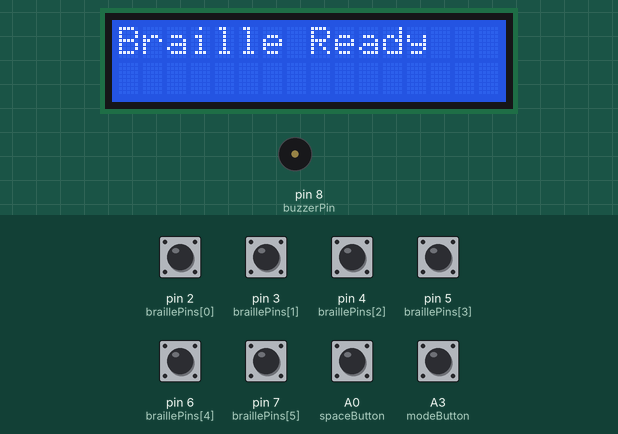
A sketch run on a simulated Arduino Uno, built with avr-gcc and run on an emulated ATmega328P. Shown: 16×2 character LCD, buzzer (waves = sounding, pin HIGH). The inputs (shaded band) are chosen by the test bench; at power-on: A0 (spaceButton), A3 (modeButton), pin 2 (braillePins[0]), pin 3 (braillePins[1]), pin 4 (braillePins[2]), pin 5 (braillePins[3]), pin 6 (braillePins[4]), pin 7 (braillePins[5]) HIGH. What the sketch prints to the serial monitor is not drawn.

Above: at 0.1 s.
2.9 s: pin 2 (braillePins[0]) pulled LOW for 0.15 s
At 4.4 s:
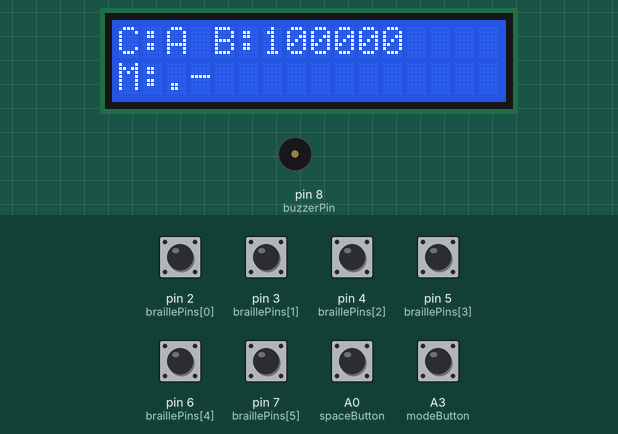
5.3 s: pin 3 (braillePins[1]) pulled LOW for 1 s
At 6.0 s:
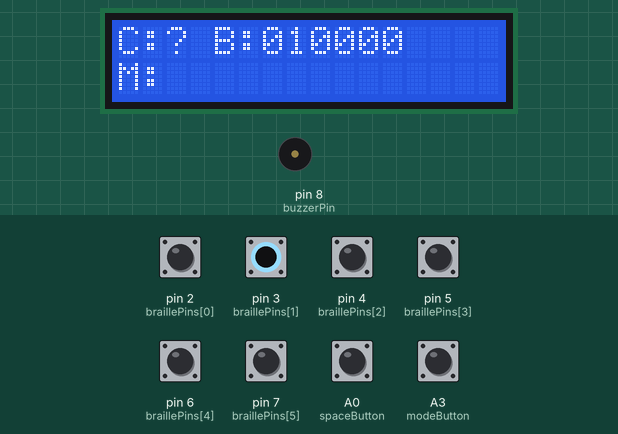
7.8 s: A3 (modeButton) pulled LOW for 0.15 s
At 9.8 s:
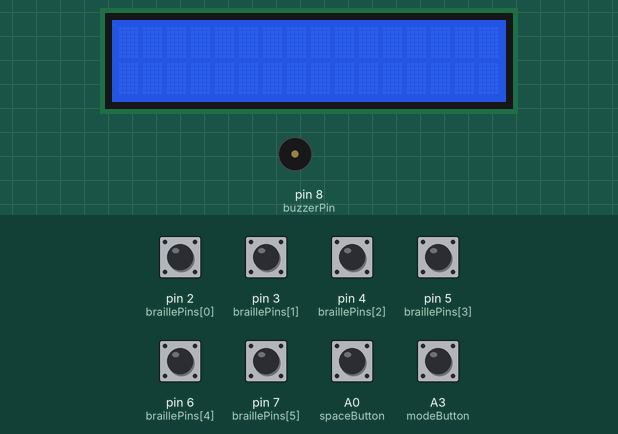
10.1 s: pin 2 (braillePins[0]) pulled LOW for 1 s
At 13.9 s:
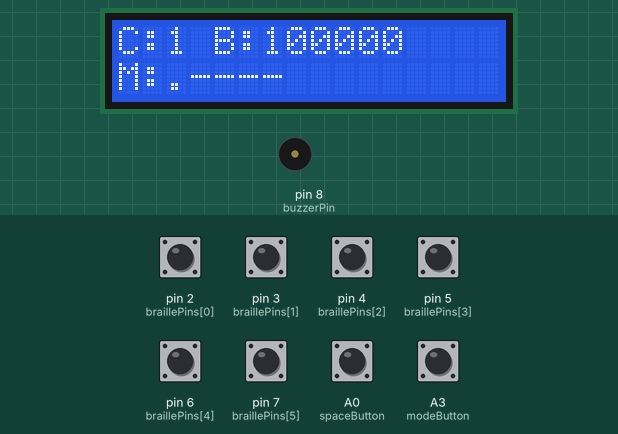
Timing chart, 0 to 15.4 s (numbered marks = the images above; inputs shaded):
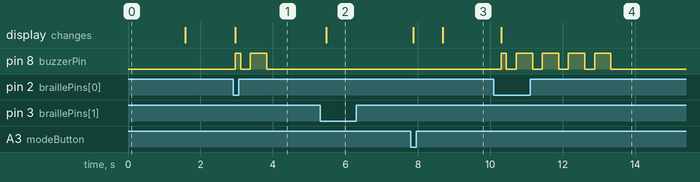

The sketch:

braille_to_text.ino
```cpp
// ==========================================================
// BRAILLE TO TEXT CONVERTER (LOOKUP TABLE + MULTI-MODE VERSION)
// ==========================================================

#include <Wire.h>
#include <LiquidCrystal_I2C.h>

LiquidCrystal_I2C lcd_27(0x27, 16, 2);
LiquidCrystal_I2C lcd_3F(0x3F, 16, 2);
LiquidCrystal_I2C *lcd = nullptr;

// --- Pin Definitions ---
const int braillePins[6] = {2, 3, 4, 5, 6, 7};
const int buzzerPin = 8;
const int spaceButton = A0;
const int modeButton = A3;

String buffer = "";
int mode = 0; // 0 = Letters, 1 = Numbers, 2 = Symbols

// --------------------------
// Character sets
// --------------------------
const char letters[] = {
  'A','B','C','D','E','F','G','H','I','J',
  'K','L','M','N','O','P','Q','R','S','T',
  'U','V','W','X','Y','Z'
};
const int brailleLetters[] = {
  0b100000,0b110000,0b100100,0b100110,0b100010,
  0b110100,0b110110,0b110010,0b010100,0b010110,
  0b101000,0b111000,0b101100,0b101110,0b101010,
  0b111100,0b111110,0b111010,0b011100,0b011110,
  0b101001,0b111001,0b010111,0b101101,0b101111,0b101011
};

// Numbers (A–J patterns)
const char numbers[] = {'1','2','3','4','5','6','7','8','9','0'};
const int brailleNumbers[] = {
  0b100000,0b110000,0b100100,0b100110,0b100010,
  0b110100,0b110110,0b110010,0b010100,0b010110
};

// Symbols
const char symbols[] = {'.', ',', '?', '!', '-', '"', '\'', '(', ')'};
const int brailleSymbols[] = {
  0b010011,0b010000,0b011001,0b011010,0b001001,
  0b011011,0b001000,0b001110,0b001111
};

// Morse codes
const String morseLetters[] = {
  ".-","-...","-.-.","-..",".","..-.", "--.","....","..",".---",
  "-.-",".-..","--","-.","---",".--.","--.-",".-.","...","-",
  "..-","...-", ".--","-..-","-.--","--.."
};
const String morseNumbers[] = {
  ".----","..---","...--","....-",".....","-....","--...","---..","----.","-----"
};
const String morseSymbols[] = {
  ".-.-.-","--..--","..--..","-.-.--","-....-",
  ".-..-.",".----.","-.--.","-.--.-"
};

// --------------------------
// Helper Functions
// --------------------------
void beep(int duration) {
  digitalWrite(buzzerPin, HIGH);
  delay(duration);
  digitalWrite(buzzerPin, LOW);
  delay(120);
}

void playMorse(String code) {
  const int dot = 150, dash = 450;
  for (int i = 0; i < code.length(); i++) {
    if (code[i] == '.') beep(dot);
    else if (code[i] == '-') beep(dash);
    delay(150);
  }
  delay(300);
}

char decodeBraille(int pattern) {
  if (mode == 0) {
    for (int i = 0; i < 26; i++) if (brailleLetters[i] == pattern) return letters[i];
  } else if (mode == 1) {
    for (int i = 0; i < 10; i++) if (brailleNumbers[i] == pattern) return numbers[i];
  } else if (mode == 2) {
    for (int i = 0; i < 9; i++) if (brailleSymbols[i] == pattern) return symbols[i];
  }
  return '?';
}

String getMorse(char c) {
  if (mode == 0 && c >= 'A' && c <= 'Z') return morseLetters[c - 'A'];
  if (mode == 1 && c >= '0' && c <= '9') return morseNumbers[c == '0' ? 9 : c - '1'];
  if (mode == 2) {
    for (int i = 0; i < 9; i++) if (symbols[i] == c) return morseSymbols[i];
  }
  return "";
}

// --------------------------
// Setup
// --------------------------
void setup() {
  Serial.begin(9600);
  for (int i = 0; i < 6; i++) pinMode(braillePins[i], INPUT_PULLUP);
  pinMode(spaceButton, INPUT_PULLUP);
  pinMode(modeButton, INPUT_PULLUP);
  pinMode(buzzerPin, OUTPUT);

  // Auto-detect LCD address
  Wire.begin();
  Wire.beginTransmission(0x27);
  if (Wire.endTransmission() == 0) lcd = &lcd_27;
  else {
    Wire.beginTransmission(0x3F);
    if (Wire.endTransmission() == 0) lcd = &lcd_3F;
  }

  if (lcd == nullptr) {
    Serial.println("❌ No I2C LCD detected! Check wiring (A4 SDA, A5 SCL).");
    while (true);
  }

  lcd->init();
  lcd->backlight();
  lcd->print("Braille Ready");
  delay(1500);
  lcd->clear();

  Serial.println("✅ Braille to Text Converter Ready");
  Serial.println("Mode button (A3): Switch between Letters, Numbers, Symbols");
  Serial.println("----------------------------------------------------------");
}

// --------------------------
// Main Loop
// --------------------------
void loop() {
  checkModeSwitch();

  if (!digitalRead(spaceButton)) {
    buffer += ' ';
    lcd->clear();
    lcd->print(buffer);
    beep(200);
    Serial.println("Space Added");
    waitForRelease();
  }

  int pattern = readStablePatternMSB();
  if (pattern > 0) {
    char symbol = decodeBraille(pattern);
    String morse = getMorse(symbol);
    String binary = "";

    for (int i = 5; i >= 0; i--) binary += String((pattern >> i) & 1);

    Serial.print(binary);
    Serial.print(" | ");
    Serial.print(symbol);
    Serial.print(" | ");
    Serial.println(morse);

    lcd->clear();
    lcd->setCursor(0, 0);
    lcd->print("C:");
    lcd->print(symbol);
    lcd->print(" B:");
    lcd->print(binary);
    lcd->setCursor(0, 1);
    lcd->print("M:");
    lcd->print(morse);

    if (symbol != '?' && morse.length() > 0) playMorse(morse);

    waitForRelease();
  }
}

// --------------------------
// Mode Switching
// --------------------------
void checkModeSwitch() {
  static unsigned long lastPress = 0;
  if (!digitalRead(modeButton)) {
    if (millis() - lastPress > 500) {
      mode = (mode + 1) % 3;
      lcd->clear();
      if (mode == 0) lcd->print("Mode: Letters");
      else if (mode == 1) lcd->print("Mode: Numbers");
      else lcd->print("Mode: Symbols");

      Serial.print("Switched to ");
      if (mode == 0) Serial.println("Letters Mode");
      else if (mode == 1) Serial.println("Numbers Mode");
      else Serial.println("Symbols Mode");

      delay(800);
      lcd->clear();
    }
    lastPress = millis();
  }
}

// --------------------------
// Braille Input Handling
// --------------------------
int readStablePatternMSB() {
  int prev = 0, curr = 0, stableCount = 0;
  unsigned long start = millis();
  while (millis() - start < 400) {
    curr = 0;
    for (int i = 0; i < 6; i++) {
      int bitValue = !digitalRead(braillePins[i]);
      curr |= (bitValue << (5 - i));
    }
    if (curr == prev && curr != 0) stableCount++;
    else stableCount = 0;
    prev = curr;
    if (stableCount > 4) break;
    delay(30);
  }
  return curr;
}

void waitForRelease() {
  unsigned long start = millis();
  bool released = false;
  while (!released && (millis() - start < 2000)) {
    released = true;
    for (int i = 0; i < 6; i++)
      if (!digitalRead(braillePins[i])) released = false;
    if (!digitalRead(spaceButton)) released = false;
    if (!digitalRead(modeButton)) released = false;
    delay(25);
  }
  delay(250);
}
```

Measured:
- after the input at 2.9 s, pin 8 (buzzerPin): LOW → HIGH after 0.06 s, → LOW 0.15 s later, → HIGH 0.27 s later, → LOW 0.45 s later; the display: changes after 0.06 s (image 1)
- after the input at 5.3 s, the display: changes after 0.17 s (image 2)
- after the input at 7.8 s, the display: first changes after 0.08 s (image 3 shows a later state)
- after the input at 10.1 s, pin 8 (buzzerPin): LOW → HIGH after 0.19 s, then repeats every 0.72 s: LOW 0.27 s, HIGH 0.45 s, until it stays LOW from 13.3 s; the display: changes after 0.20 s (image 4)
